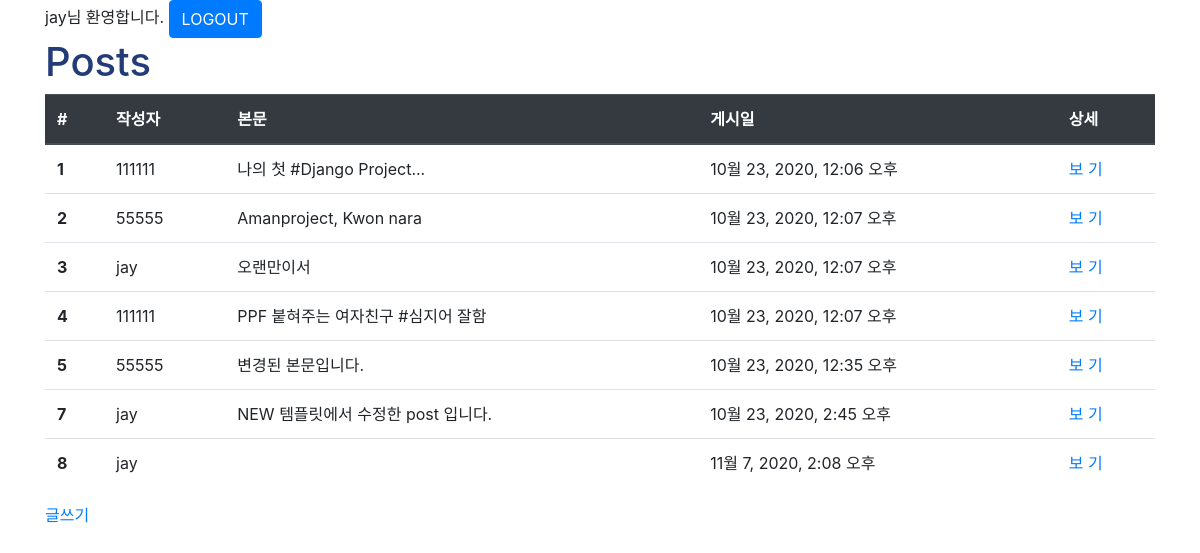
The page /posts/ (signed in) on the database its author committed.
### posts/models.py (models this page shows, shortened)
class Post(models.Model):
    user = models.ForeignKey(User,on_delete=models.CASCADE,null=False)   #post.user
    body = models.TextField()
    image = models.ImageField(upload_to='posts',null=True)
    created_at = models.DateTimeField()
    liked_users = models.ManyToManyField(User,related_name='liked_posts')

### posts/views.py (the view)
# urls.py: path('',views.index , name='index'),
def index(request):
    posts = Post.objects.all()
    context = { 'posts' : posts }
    return render(request,'posts/index.html',context)

### posts/templates/posts/index.html
{% extends "base.html" %} {% load static %} {% block style %}
<link rel="stylesheet" href="{% static 'posts/style.css' %}" type="text/css" />
{% endblock %} {% block content %}
<div class="container">
  <h1>Posts</h1>
  {% if posts %}
  <table class="table">
    <thead class="thead-dark">
      <tr>
        <th>#</th>
        <th>작성자</th>
        <th>본문</th>
        <th>게시일</th>
        <th>상세</th>
      </tr>
    </thead>
    <tbody>
      {% for post in posts %}
      <tr>
        <th>{{ post.id }}</th>
        <td>{{ post.user.get_username }}</td>
        <td>{{ post.body }}</td>
        <td>{{ post.created_at }}</td>
        <td><a href="{% url 'posts:detail' post.id %}">보 기</a></td>
      </tr>
      {% endfor %}
    </tbody>
  </table>
  {% else %}
  <p>No Posts.</p>
  {% endif %}
  <a href="{% url 'posts:new' %}">글쓰기</a>
</div>
{% endblock %}

### templates/base.html (shortened to what this page needs)
{% load static %}
<!DOCTYPE html>
<html lang="ko">
  <head>
    <link rel="stylesheet" href="{% static 'style.css'%}" />
    <link
      rel="stylesheet"
      href="https://cdn.jsdelivr.net/npm/bootstrap@4.5.3/dist/css/bootstrap.min.css"
    />
    {% block style %} {% endblock %}
  </head>
  <body>
    {% if user.is_authenticated %}
    <div class="container">
      <form action="{% url 'accounts:logout' %}" method="POST">
        {% csrf_token %} {{ user.get_username }}님 환영합니다.
        <button type="submit" class="btn btn-primary">LOGOUT</button>
      </form>
    </div>
    {% endif %} {% block content %} {% endblock %}
  </body>
</html>

### static/style.css (style rules this page uses)
* { margin: 0px; padding: 0px; box-sizing: border-box; }

### posts/static/posts/style.css (style rules this page uses)
h1 { color : #233c78; }

### rows shown on the page
Post: id "1", user.get_username "111111", body "나의 첫 #Django Project...", created_at "10월 23, 2020, 12:06 오후"
Post: id "2", user.get_username "55555", body "Amanproject, Kwon nara", created_at "10월 23, 2020, 12:07 오후"
Post: id "3", user.get_username "jay", body "오랜만이서", created_at "10월 23, 2020, 12:07 오후"
Post: id "4", user.get_username "111111", body "PPF 붙혀주는 여자친구 #심지어 잘함", created_at "10월 23, 2020, 12:07 오후"
Post: id "5", user.get_username "55555", body "변경된 본문입니다.", created_at "10월 23, 2020, 12:35 오후"
Post: id "7", user.get_username "jay", body "NEW 템플릿에서 수정한 post 입니다.", created_at "10월 23, 2020, 2:45 오후"
Post: id "8", user.get_username "jay", created_at "11월 7, 2020, 2:08 오후"

### other values the page prints
{{ user.get_username }} "jay"
